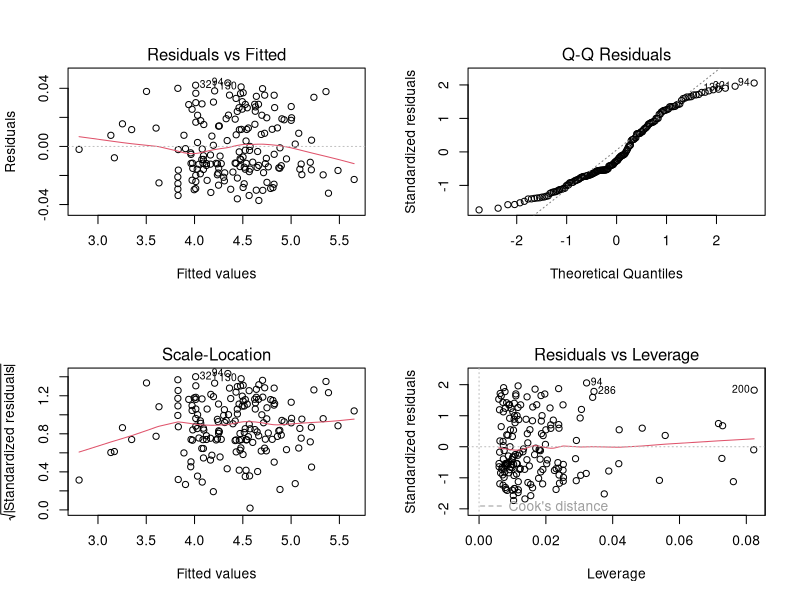
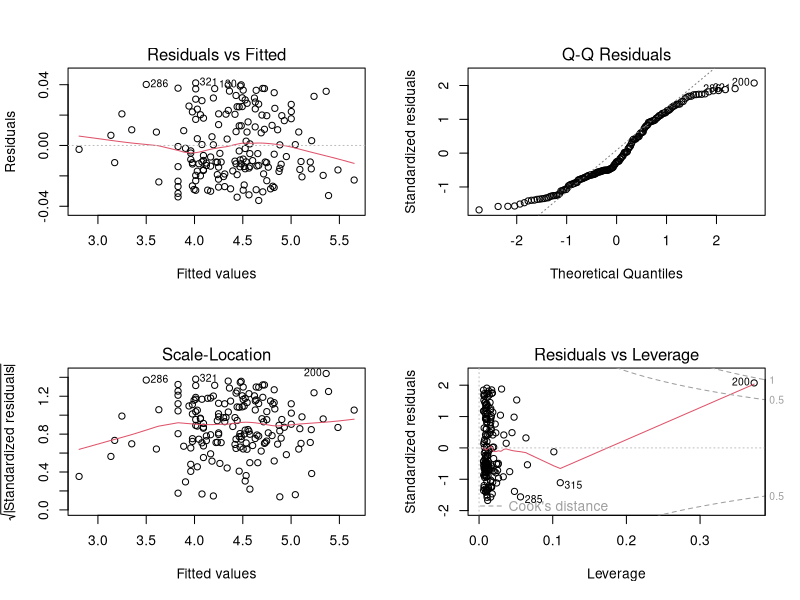
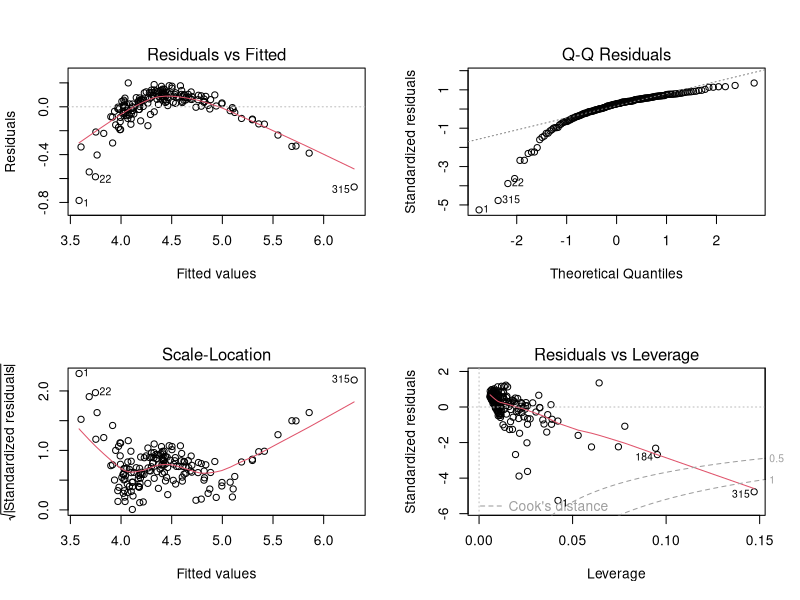
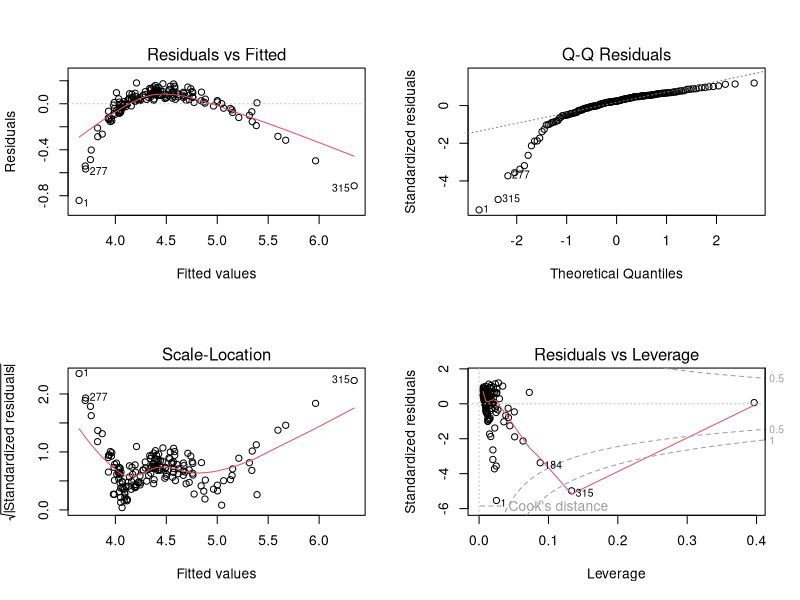

Write R code to recreate these figures, in order.
## ---- chunk 1
knitr::opts_chunk$set(echo = TRUE)
## ---- chunk 2
## importing the dataset and omitting the missing values
datafile <- read.csv("../WiscNursingHome.csv")
datafile <- na.omit(datafile)

## dividing data from different years
data_2000 <- datafile[datafile$CRYEAR == 2000, ]
data_2001 <- datafile[datafile$CRYEAR == 2001, ]

datafile$ORGSTR <- as.factor(datafile$ORGSTR)
datafile$MSA <- as.factor(datafile$MSA)
## ---- chunk 3
library(ggplot2)
library(GGally)
library(splines)
## ---- chunk 4
data_2000$UTILIZATION_RATE <- data_2000$TPY / data_2000$NUMBED
summary(data_2000$UTILIZATION_RATE)

data_trunc <- data_2000[data_2000$UTILIZATION_RATE > 0.89 & data_2000$UTILIZATION_RATE < 0.96, ]
## ---- chunk 5
fit.trunc1 <- lm(log(TPY) ~ log(NUMBED) + log(SQRFOOT), data = data_trunc)
fit.trunc2 <- lm(log(TPY) ~ log(NUMBED) + SQRFOOT, data = data_trunc)
fit.trunc3 <- lm(log(TPY) ~ NUMBED + log(SQRFOOT), data = data_trunc)
fit.trunc4 <- lm(log(TPY) ~ NUMBED + SQRFOOT, data = data_trunc)
summary(fit.trunc1); summary(fit.trunc2); summary(fit.trunc3); summary(fit.trunc4)
## ---- chunk 6
par(mfrow = c(2, 2))
plot(fit.trunc1)
## ---- chunk 7
par(mfrow = c(2, 2))
plot(fit.trunc2)
## ---- chunk 8
par(mfrow = c(2, 2))
plot(fit.trunc3)
## ---- chunk 9
par(mfrow = c(2, 2))
plot(fit.trunc4)
